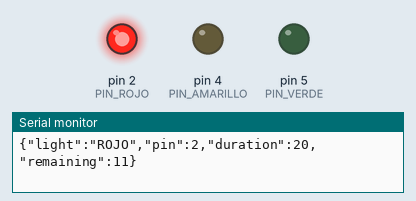
Bench run of a sketch on a simulated Arduino Uno, built with avr-gcc and run on an emulated ATmega328P. On the bench: output pins drawn as LEDs (lit = HIGH), the last lines printed to the serial monitor.

Above: at 10.5 s.
At 28.0 s:
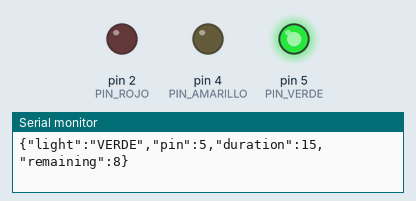
At 38.0 s:
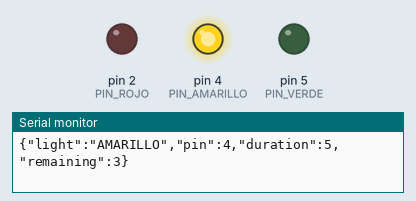
Timing chart, 0 to 52.5 s (numbered marks = the images above):
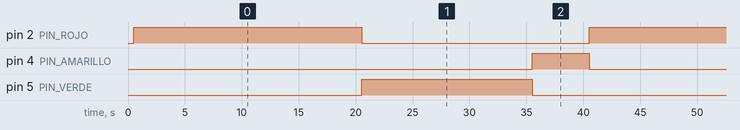

Measured:
- by itself, pin 2 (PIN_ROJO): alternates HIGH for 20.0 s and LOW for 20.0 s
- by itself, pin 4 (PIN_AMARILLO): alternates HIGH for 5.0 s and LOW for 35.0 s
- by itself, pin 5 (PIN_VERDE): alternates HIGH for 15.0 s and LOW for 25.0 s

The sketch:

semaforo_arduino_uno.ino
```cpp
// Semaforo para Arduino UNO (o cualquier placa AVR: Nano, Mega, etc.)
// ROJO     -> pin 2 (20 s)
// VERDE    -> pin 5 (15 s)
// AMARILLO -> pin 4 (5 s)
// Orden: ROJO -> VERDE -> AMARILLO -> repetir
//
// La placa manda por Serial USB (115200 baud) una linea JSON cada segundo:
//   {"light":"ROJO","pin":2,"duration":20,"remaining":19}
// El servidor Python (server.py) lee ese puerto y actualiza la pagina web.
// Protocolo identico al de la version ESP32: server.py e index.html no cambian.

#define PIN_ROJO 2        // 20 segundos
#define PIN_VERDE 5       // configurable
#define PIN_AMARILLO 4    // configurable

#define DUR_ROJO 20       // segundos
#define DUR_VERDE 15      // segundos
#define DUR_AMARILLO 5    // segundos

#define SERIAL_BAUD 115200

void apagaTodo() {
  digitalWrite(PIN_ROJO, LOW);
  digitalWrite(PIN_VERDE, LOW);
  digitalWrite(PIN_AMARILLO, LOW);
}

// Serial.printf no existe en AVR: se arma el JSON con Serial.print.
void reporta(const char* nombre, int pin, int duracion, int restante) {
  Serial.print("{\"light\":\"");
  Serial.print(nombre);
  Serial.print("\",\"pin\":");
  Serial.print(pin);
  Serial.print(",\"duration\":");
  Serial.print(duracion);
  Serial.print(",\"remaining\":");
  Serial.print(restante);
  Serial.println("}");
}

// Enciende solo la luz indicada y reporta cada segundo su cuenta regresiva.
void fase(const char* nombre, int pin, int duracion) {
  apagaTodo();
  digitalWrite(pin, HIGH);
  for (int restante = duracion; restante > 0; restante--) {
    reporta(nombre, pin, duracion, restante);
    delay(1000);
  }
}

void setup() {
  Serial.begin(SERIAL_BAUD);
  pinMode(PIN_ROJO, OUTPUT);
  pinMode(PIN_VERDE, OUTPUT);
  pinMode(PIN_AMARILLO, OUTPUT);
  apagaTodo();
  delay(500);
}

void loop() {
  fase("ROJO", PIN_ROJO, DUR_ROJO);             // 20 s, pin 2
  fase("VERDE", PIN_VERDE, DUR_VERDE);          // 15 s
  fase("AMARILLO", PIN_AMARILLO, DUR_AMARILLO);  // 5 s
}
```
